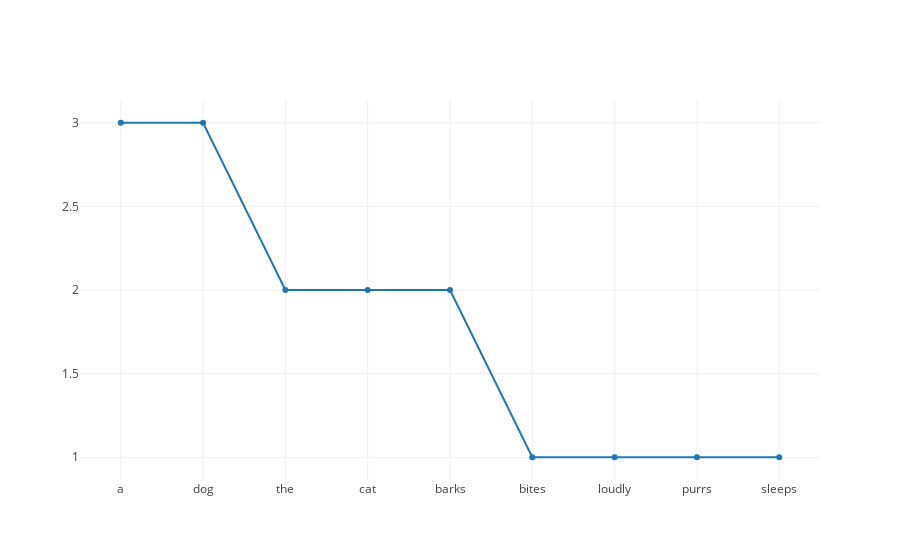

The notebook cell saved with this chart:
### Code cell
# Plot our findings
from plotly import __version__
from plotly.offline import download_plotlyjs, init_notebook_mode, plot, iplot
from plotly.graph_objs import *
init_notebook_mode(connected=True)
iplot([{"x" : list(zip(*sorted_tokens))[0], "y": list(zip(*sorted_tokens))[1]}])

### Figure 1 — Plotly figure (JSON) as saved in the notebook; plotly's stock layout.template omitted (floating-point values rounded to 4 significant figures)
{"data": [{"x": ["a", "dog", "the", "cat", "barks", "bites", "loudly", "purrs", "sleeps"], "y": [3, 3, 2, 2, 2, 1, 1, 1, 1]}], "layout": {}}
